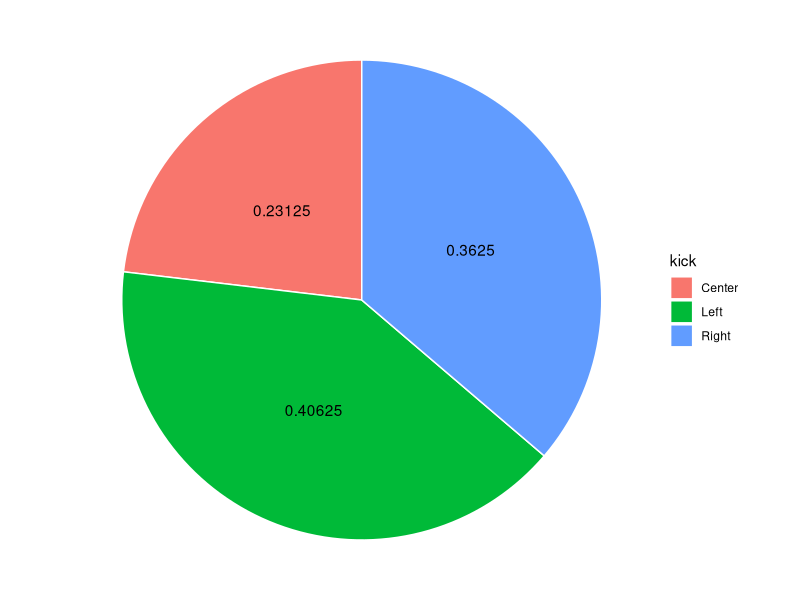

Recreate this plot in R. (Note: this script raises an error after producing the figure.)
## ---- chunk 1
# comments look like this
print("This is R code")
## ---- chunk 2
#| code-fold: false
#| message: false
#| warning: false
# load tidyverse packages
library(tidyverse)

setwd("activities/06PenaltyKicks")

# read in the class results from csv file
data <- read_csv("EC327F25-activity6_results.csv") 

# print the first 10 observations
head(data, n = 10)
## ---- chunk 3
#| code-fold: false
N <- nrow(data)
## ---- chunk 4
data |> 
group_by(kick) |> 
summarise(
  n = n(),
  p = n / N,
  goals = sum(goal),
  avg_goal = mean(goal)
) |> 
ggplot(aes(x="", fill=kick, y=p)) +
geom_bar(stat = "identity", width=1, color="white") +
coord_polar("y",start=0) +
theme_void() +
# geom_text(aes(label = s_k), position = position_stack(vjust = 0.5)) +
geom_text(aes(label = p), position = position_stack(vjust = 0.5))
## ---- chunk 5
#| message: false
# summarize by type of strategy profile
profiles_tbl <- data %>%
  group_by(s_k, s_g) %>% # group by each strategy combo to summarise each group
  summarise(
    n = n(), # get counts of each profile
    p = n / N, # calculate proportions of total observations
    num_goals = sum(goal), # count numbers of goals scored
    prob_goal = num_goals / N # probability of goal scored
  ) %>%
  ungroup() # get rid of groups structure to make later manipulations easier
# print the profiles table
profiles_tbl
## ---- chunk 6
ggplot(profiles_tbl, aes(x = s_g, y = n, fill = s_k)) +
  geom_bar(stat = "identity") +
  facet_wrap(vars(s_k))
## ---- chunk 7
# use observed num of each choice combo from profiles table
n_observed <- profiles_tbl %>% select(n)
# theoretical predictions of each profile being observed
# make sure they're in the same order as in the profiles table
p_predicted <- c(1/9, 1/9, 1/9, 1/9, 1/9, 1/9, 1/9, 1/9, 1/9)
# test whether n is drawn from p_predicted distribution
chisq.test(
  x = n_observed,
  p = p_predicted
)
## ---- chunk 8
# summarise win probabiltiy by kicker's strategy
kicker_strats <- data %>%
  group_by(s_k) %>% # group all kickers strategies together
  summarise(
    num_goals = sum(goal), # count how many times kicker scored
    prob_goal = sum(goal) / N # calculate success rate
  )
# print kicker strategies table
kicker_strats
## ---- chunk 9
# use observed num of each choice combo from kicker strategies table
n_observed <- kicker_strats %>% select(num_goals)
# equal probobility of success for each strategy
p_predicted <- c(1/3, 1/3, 1/3)
# test whether num_goals are equal across strategy choice
chisq.test(
  x = n_observed,
  p = p_predicted
)
## ---- chunk 10
# chi-square critical value with 2 degrees of freedom
chisq.crit <- qchisq(p = 0.95, df = 2)
## ---- chunk 11
data %>%
  mutate(
    s_k = case_when(
      s_k %in% c("Right", "Left") ~ "Side",
      s_k == "Center" ~ "Center"
    ),
    s_g = case_when(
      s_g %in% c("Right", "Left") ~ "Side",
      s_g == "Center" ~ "Center"
    )
  ) %>%
  group_by(s_k, s_g) %>%
  summarise(
    n_obs = n(),
    num_goals = sum(goal==TRUE),
    prob_goal = sum(goal) / n()
  )
